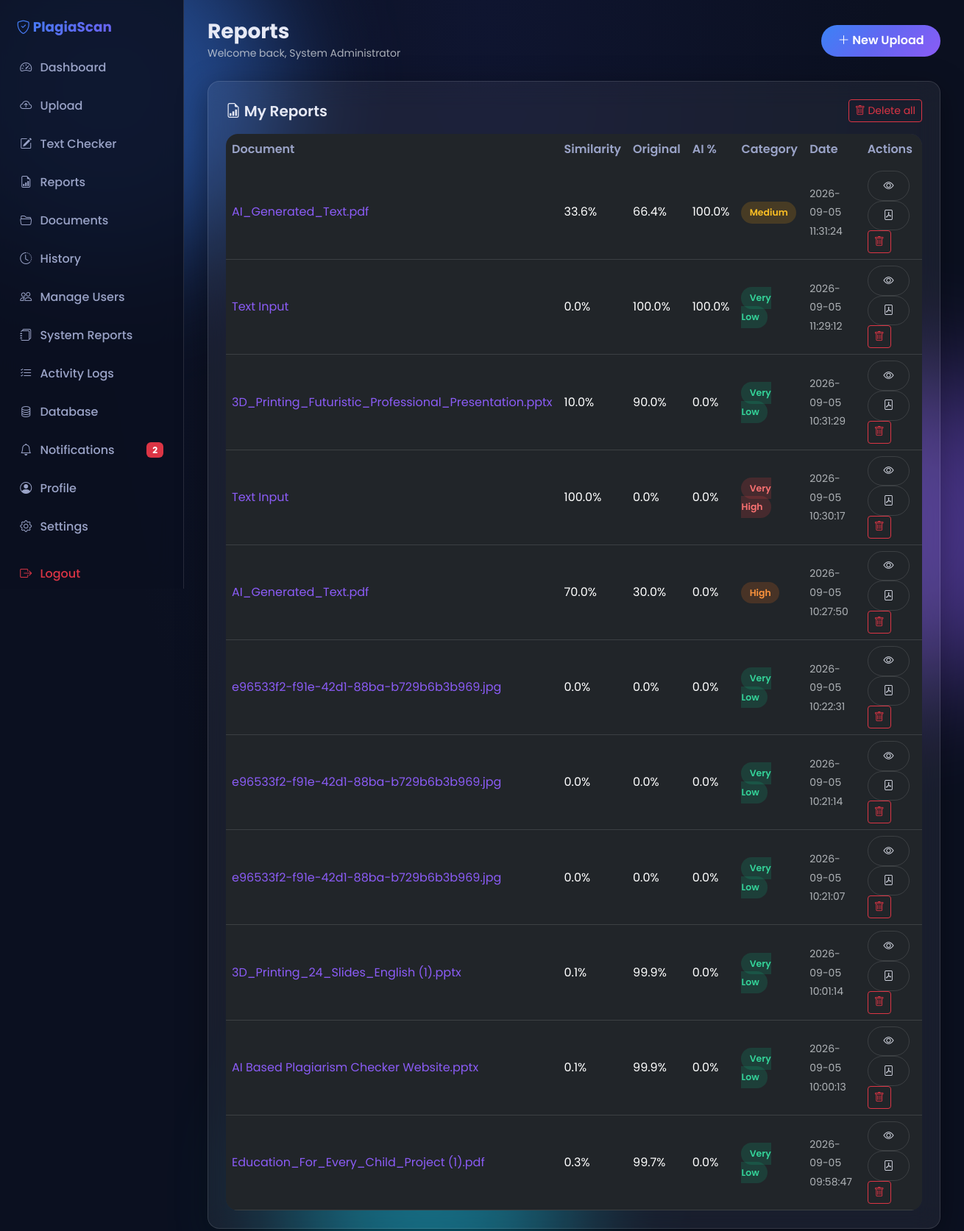
Screenshot of /reports (signed in) with the database file from the repository.
### tables this page shows
CREATE TABLE users (
  id              INTEGER PRIMARY KEY AUTOINCREMENT,
  role_id         INTEGER NOT NULL,
  full_name       TEXT NOT NULL,
  email           TEXT NOT NULL UNIQUE,
  password_hash   TEXT NOT NULL,
  phone           TEXT,
  avatar_url      TEXT,
  department      TEXT,
  is_active       INTEGER NOT NULL DEFAULT 1,
  reset_token     TEXT,
  reset_expires   TEXT,
  created_at      TEXT DEFAULT CURRENT_TIMESTAMP,
  updated_at      TEXT DEFAULT CURRENT_TIMESTAMP,
  FOREIGN KEY (role_id) REFERENCES roles(id) ON DELETE RESTRICT
);

CREATE TABLE reports (
  id                  INTEGER PRIMARY KEY AUTOINCREMENT,
  document_id         INTEGER NOT NULL,
  user_id             INTEGER NOT NULL,
  similarity_percent  REAL NOT NULL DEFAULT 0,
  original_percent    REAL NOT NULL DEFAULT 0,
  ai_probability      REAL NOT NULL DEFAULT 0,
  human_probability   REAL NOT NULL DEFAULT 0,
  confidence_score    REAL NOT NULL DEFAULT 0,
  category            TEXT NOT NULL DEFAULT 'Very Low',
  matched_paragraphs   TEXT,
  summary             TEXT,
  scan_status         TEXT NOT NULL DEFAULT 'completed',
  copyleaks_scan_id   TEXT,
  error_message       TEXT,
  created_at          TEXT DEFAULT CURRENT_TIMESTAMP,
  FOREIGN KEY (document_id) REFERENCES documents(id) ON DELETE CASCADE,
  FOREIGN KEY (user_id) REFERENCES users(id) ON DELETE CASCADE
);

CREATE TABLE documents (
  id              INTEGER PRIMARY KEY AUTOINCREMENT,
  user_id         INTEGER NOT NULL,
  original_name   TEXT NOT NULL,
  stored_name     TEXT NOT NULL,
  file_path       TEXT NOT NULL,
  file_type       TEXT NOT NULL,
  file_size       INTEGER NOT NULL DEFAULT 0,
  title           TEXT,
  extracted_text  TEXT,
  text_hash       TEXT,
  status          TEXT NOT NULL DEFAULT 'uploaded',
  created_at      TEXT DEFAULT CURRENT_TIMESTAMP,
  FOREIGN KEY (user_id) REFERENCES users(id) ON DELETE CASCADE
);

### backend/routes/pages.py (the view)
@bp.route("/reports")
@login_required
def reports_list():
    u = current_user()
    reports = list_reports_by_user(u["id"])
    return render_template("reports.html", reports=reports)

### backend/app.py (called while the page is built)
def _inject_current_user():
    from utils.auth import current_user
    return {"current_user": current_user()}

### backend/db.py (called while the page is built)
def _get_sqlite_conn():
    conn = getattr(_sqlite_local, "conn", None)
    if conn is None:
        conn = sqlite3.connect(SQLITE_PATH)
        conn.row_factory = sqlite3.Row
        conn.execute("PRAGMA foreign_keys = ON;")
        _sqlite_local.conn = conn
    return conn

def get_conn():
    if DB_BACKEND == "mysql":
        if not _HAS_PYMYSQL:
            raise RuntimeError("DB_BACKEND=mysql but PyMySQL is not installed. Run: pip install pymysql")
        return _get_mysql_conn()
    return _get_sqlite_conn()

def _convert_sql(sql):
    if DB_BACKEND == "sqlite":
        return sql.replace("%s", "?")
    return sql

def query(sql, params=None):
    params = params or []
    conn = get_conn()
    try:
        cur = conn.cursor()
        cur.execute(_convert_sql(sql), params)
        rows = cur.fetchall()
        if DB_BACKEND == "sqlite":
            return [dict(r) for r in rows]
        return list(rows)
    finally:
        if DB_BACKEND == "mysql":
            conn.close()

def query_one(sql, params=None):
    params = params or []
    conn = get_conn()
    try:
        cur = conn.cursor()
        cur.execute(_convert_sql(sql), params)
        row = cur.fetchone()
        if row is None:
            return None
        if DB_BACKEND == "sqlite":
            return dict(row)
        return dict(row)
    finally:
        if DB_BACKEND == "mysql":
            conn.close()

### backend/models.py (called while the page is built)
def get_user_by_id(user_id: int):
    return query_one("SELECT * FROM users WHERE id = %s", [user_id])

def list_reports_by_user(user_id: int):
    return query(
        "SELECT r.*, d.original_name, d.title AS doc_title, d.file_type "
        "FROM reports r JOIN documents d ON r.document_id = d.id "
        "WHERE r.user_id = %s ORDER BY r.id DESC",
        [user_id],
    )

def unread_notification_count(user_id: int):
    row = query_one("SELECT COUNT(*) AS c FROM notifications WHERE user_id = %s AND is_read = 0", [user_id])
    return row["c"] if row else 0

### backend/routes/pages.py (called while the page is built)
def inject_unread_count():
    if "user_id" in session:
        return {"unread_count": unread_notification_count(session["user_id"])}
    return {"unread_count": 0}

### templates/reports.html (shortened to what this page needs)
{% extends "dash_base.html" %}
{% block dash_title %}Reports{% endblock %}
{% block dash_content %}
<div class="glass p-4">
  <div class="d-flex justify-content-between align-items-center mb-3">
    <h5 class="fw-semibold mb-0"><i class="bi bi-file-earmark-bar-graph"></i> My Reports</h5>
    {% if reports %}
    <form method="POST" action="{{ url_for('pages.delete_all_reports_route') }}" onsubmit="return confirm('Delete all reports? This cannot be undone.')">
      <button type="submit" class="btn btn-sm btn-outline-danger"><i class="bi bi-trash"></i> Delete all</button>
    </form>
    {% endif %}
  </div>
  <div class="table-glass">
    <table class="table table-hover">
      <thead><tr><th>Document</th><th>Similarity</th><th>Original</th><th>AI %</th><th>Category</th><th>Date</th><th>Actions</th></tr></thead>
      <tbody>
      {% for r in reports %}
      <tr>
        <td><a href="{{ url_for('pages.view_report', report_id=r.id) }}">{{ r.original_name }}</a></td>
        <td>{% if r.scan_status == 'processing' %}Pending{% else %}{{ r.similarity_percent }}%{% endif %}</td>
        <td>{% if r.scan_status == 'processing' %}Pending{% else %}{{ r.original_percent }}%{% endif %}</td>
        <td>{% if r.scan_status == 'processing' %}Pending{% else %}{{ r.ai_probability }}%{% endif %}</td>
        <td><span class="badge-cat {% if r.similarity_percent <= 10 %}cat-very-low{% elif r.similarity_percent <= 30 %}cat-low{% elif r.similarity_percent <= 50 %}cat-medium{% elif r.similarity_percent <= 75 %}cat-high{% else %}cat-very-high{% endif %}">{{ r.category }}</span></td>
        <td><small class="text-muted">{{ r.created_at }}</small></td>
        <td>
          <a href="{{ url_for('pages.view_report', report_id=r.id) }}" class="btn btn-sm btn-outline-glass"><i class="bi bi-eye"></i></a>
          <a href="/api/report/{{ r.id }}/export/pdf" class="btn btn-sm btn-outline-glass"><i class="bi bi-file-pdf"></i></a>
          <form method="POST" action="{{ url_for('pages.delete_report_route', report_id=r.id) }}" class="d-inline" onsubmit="return confirm('Delete this report?')">
            <button type="submit" class="btn btn-sm btn-outline-danger" aria-label="Delete report" title="Delete report"><i class="bi bi-trash"></i></button>
          </form>
        </td>
      </tr>
      {% endfor %}
      </tbody>
    </table>
  </div>
</div>
{% endblock %}

### templates/dash_base.html (shortened to what this page needs)
{% extends "base.html" %}
{% block body %}
<div class="dash-shell">
  <aside class="dash-sidebar">
    <div class="brand"><i class="bi bi-shield-check"></i> PlagiaScan</div>
    {% set role = current_user.role %}
    {% set dash_url = url_for(role ~ '.dashboard') %}
    <a href="{{ dash_url }}" class="{% if request.endpoint and request.endpoint.endswith('dashboard') %}active{% endif %}">
      <i class="bi bi-speedometer2"></i> Dashboard
    </a>
    <a href="{{ url_for('pages.upload_page') }}"><i class="bi bi-cloud-arrow-up"></i> Upload</a>
    <a href="{{ url_for('pages.text_checker') }}"><i class="bi bi-pencil-square"></i> Text Checker</a>
    <a href="{{ url_for('pages.reports_list') }}"><i class="bi bi-file-earmark-bar-graph"></i> Reports</a>
    <a href="{{ url_for('pages.documents_list') }}"><i class="bi bi-folder2-open"></i> Documents</a>
    <a href="{{ url_for('pages.history') }}"><i class="bi bi-clock-history"></i> History</a>
    {% if role == 'authority' %}
      <a href="{{ url_for('authority.users') }}"><i class="bi bi-people"></i> Manage Users</a>
      <a href="{{ url_for('authority.reports') }}"><i class="bi bi-journals"></i> System Reports</a>
      <a href="{{ url_for('authority.activity_logs') }}"><i class="bi bi-list-check"></i> Activity Logs</a>
      <a href="{{ url_for('authority.database') }}"><i class="bi bi-database"></i> Database</a>
    {% endif %}
    <a href="{{ url_for('pages.notifications') }}">
      <i class="bi bi-bell"></i> Notifications
      {% if unread_count %}<span class="badge bg-danger ms-auto">{{ unread_count }}</span>{% endif %}
    </a>
    <a href="{{ url_for('pages.profile') }}"><i class="bi bi-person-circle"></i> Profile</a>
    <a href="{{ url_for('pages.settings') }}"><i class="bi bi-gear"></i> Settings</a>
    <a href="{{ url_for('auth.logout') }}" class="mt-3 text-danger"><i class="bi bi-box-arrow-right"></i> Logout</a>
  </aside>
  <main class="dash-main">
    <div class="dash-topbar">
      <div>
        <h3 class="fw-bold mb-0">{% block dash_title %}Dashboard{% endblock %}</h3>
        <small class="text-muted">Welcome back, {{ current_user.full_name }}</small>
      </div>
      <div class="d-flex gap-2 align-items-center">
        <a href="{{ url_for('pages.upload_page') }}" class="btn btn-grad"><i class="bi bi-plus-lg"></i> New Upload</a>
      </div>
    </div>
    {% block dash_content %}{% endblock %}
  </main>
</div>
{% endblock %}

### templates/base.html (shortened to what this page needs)
<!DOCTYPE html>
<html lang="en" data-bs-theme="dark">
<head>
  <link href="https://cdn.jsdelivr.net/npm/bootstrap@5.3.3/dist/css/bootstrap.min.css" rel="stylesheet">
  <link href="https://cdn.jsdelivr.net/npm/bootstrap-icons@1.11.3/font/bootstrap-icons.css" rel="stylesheet">
  <link href="{{ url_for('static', filename='css/style.css') }}" rel="stylesheet">
</head>
<body>
  <div class="bg-animated">
    <div class="blob b1"></div>
  </div>
  {% block body %}{% endblock %}
</body>
</html>

### static/css/style.css (style rules this page uses)
* { box-sizing: border-box; }
html { scroll-behavior: smooth; }
body { margin: 0; font-family: 'Poppins', system-ui, -apple-system, sans-serif; background: var(--bg-0); color: var(--text); line-height: 1.6; min-height: 100vh; overflow-x: hidden; }
.bg-animated { position: fixed; inset: 0; z-index: -1; overflow: hidden; background: radial-gradient(ellipse at top, var(--bg-1), var(--bg-0) 60%); }
.bg-animated .blob { position: absolute; border-radius: 50%; filter: blur(80px); opacity: 0.5; animation: float 18s ease-in-out infinite; }
.bg-animated .blob.b1 { width: 480px; height: 480px; background: #3b82f6; top: -120px; left: -100px; }
a { color: var(--primary-2); text-decoration: none; }
.glass { background: var(--glass); backdrop-filter: blur(18px); -webkit-backdrop-filter: blur(18px); border: 1px solid var(--glass-border); border-radius: var(--radius); box-shadow: var(--shadow); }
.btn-grad { background: var(--grad); border: none; color: #fff; font-weight: 600; padding: 0.6rem 1.4rem; border-radius: 50px; transition: transform .2s, box-shadow .2s; }
.btn-outline-glass { background: transparent; border: 1px solid var(--glass-border); color: var(--text); border-radius: 50px; padding: 0.55rem 1.3rem; font-weight: 500; transition: all .2s; }
.dash-shell { display: grid; grid-template-columns: 250px 1fr; min-height: 100vh; }
.dash-sidebar { background: rgba(11,16,32,0.85); backdrop-filter: blur(16px); border-right: 1px solid var(--glass-border); padding: 1.4rem 0.8rem; position: sticky; top: 0; height: 100vh; overflow-y: auto; }
.dash-sidebar .brand { font-weight: 700; font-size: 1.15rem; background: var(--grad); -webkit-background-clip: text; background-clip: text; -webkit-text-fill-color: transparent; padding: 0 0.6rem 1rem; }
.dash-sidebar a { display: flex; align-items: center; gap: 0.7rem; padding: 0.7rem 0.9rem; border-radius: var(--radius-sm); color: var(--text-muted); font-weight: 500; margin-bottom: 0.25rem; transition: all .2s; }
.dash-main { padding: 1.6rem 2rem; }
.dash-topbar { display: flex; justify-content: space-between; align-items: center; margin-bottom: 1.6rem; }
.table-glass { background: var(--glass); border-radius: var(--radius); overflow: hidden; }
.table-glass table { margin: 0; color: var(--text); }
.table-glass thead { background: rgba(99,102,241,0.15); }
.table-glass th { color: var(--text-muted); font-weight: 600; border: none; }
.table-glass td { border-color: var(--glass-border); vertical-align: middle; }
.badge-cat { padding: 0.4rem 0.7rem; border-radius: 50px; font-weight: 600; font-size: 0.78rem; }
.cat-very-low { background: rgba(16,185,129,0.18); color: #34d399; }
.cat-medium { background: rgba(245,158,11,0.18); color: #fbbf24; }
.cat-high { background: rgba(249,115,22,0.18); color: #fb923c; }
.cat-very-high { background: rgba(239,68,68,0.18); color: #f87171; }

### rows the page displays
users: full_name "System Administrator"
reports: original_name "AI_Generated_Text.pdf", similarity_percent "33.6", original_percent "66.4", ai_probability "100.0", category "Medium", created_at "2026-09-05 11:31:24"
reports: original_name "Text Input", similarity_percent "0.0", original_percent "100.0", ai_probability "100.0", category "Very Low", created_at "2026-09-05 11:29:12"
reports: original_name "3D_Printing_Futuristic_Professional_Presentation.pptx", similarity_percent "10.0", original_percent "90.0", ai_probability "0.0", category "Very Low", created_at "2026-09-05 10:31:29"
reports: original_name "Text Input", similarity_percent "100.0", original_percent "0.0", ai_probability "0.0", category "Very High", created_at "2026-09-05 10:30:17"
reports: original_name "AI_Generated_Text.pdf", similarity_percent "70.0", original_percent "30.0", ai_probability "0.0", category "High", created_at "2026-09-05 10:27:50"
reports: original_name "e96533f2-f91e-42d1-88ba-b729b6b3b969.jpg", similarity_percent "0.0", original_percent "0.0", ai_probability "0.0", category "Very Low", created_at "2026-09-05 10:22:31"
reports: original_name "e96533f2-f91e-42d1-88ba-b729b6b3b969.jpg", similarity_percent "0.0", original_percent "0.0", ai_probability "0.0", category "Very Low", created_at "2026-09-05 10:21:14"
reports: original_name "e96533f2-f91e-42d1-88ba-b729b6b3b969.jpg", similarity_percent "0.0", original_percent "0.0", ai_probability "0.0", category "Very Low", created_at "2026-09-05 10:21:07"
reports: original_name "3D_Printing_24_Slides_English (1).pptx", similarity_percent "0.1", original_percent "99.9", ai_probability "0.0", category "Very Low", created_at "2026-09-05 10:01:14"
reports: original_name "AI Based Plagiarism Checker Website.pptx", similarity_percent "0.1", original_percent "99.9", ai_probability "0.0", category "Very Low", created_at "2026-09-05 10:00:13"
reports: original_name "Education_For_Every_Child_Project (1).pdf", similarity_percent "0.3", original_percent "99.7", ai_probability "0.0", category "Very Low", created_at "2026-09-05 09:58:47"

### other values shown
{{ unread_count }} "2"
